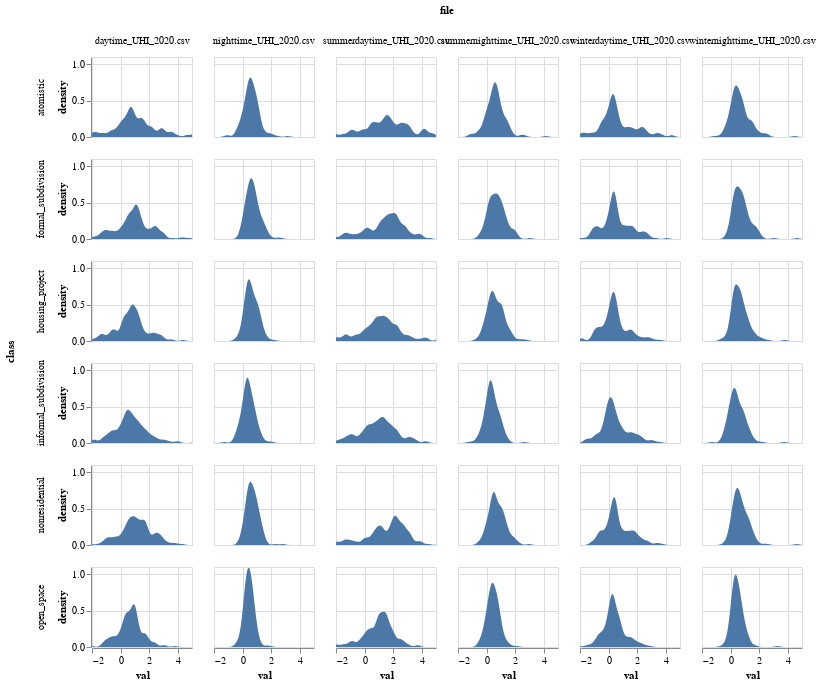

Notebook code for this chart:
### Code cell
alt.Chart(
    uhdf_country,
    width=100,
    height=80
).transform_density(
    'val',
    groupby=['class','file'],
    as_=['val', 'density'],
    extent=[-2, 5],
    bandwidth=0.2
).mark_area().encode(
    x="val:Q",
    y='density:Q',
).facet(
    row='class:N',
    column='file:N'
)

### Figure 1 — Vega-Lite specification as saved in the notebook (floating-point values rounded to 4 significant figures; data arrays with more than 128 entries replaced by an {"elided": "..."} marker saying what was removed)
{"config": {"view": {"continuousWidth": 300, "continuousHeight": 300}}, "data": {"name": "data-185875aa762676bfd0d89c62362a3581"}, "facet": {"column": {"field": "file", "type": "nominal"}, "row": {"field": "class", "type": "nominal"}}, "spec": {"mark": {"type": "area"}, "encoding": {"x": {"field": "val", "type": "quantitative"}, "y": {"field": "density", "type": "quantitative"}}, "height": 80, "transform": [{"density": "val", "bandwidth": 0.2, "extent": [-2, 5], "groupby": ["class", "file"], "as": ["val", "density"]}], "width": 100}, "$schema": "https://vega.github.io/schema/vega-lite/v5.14.1.json", "datasets": {"data-185875aa762676bfd0d89c62362a3581": {"elided": "5784 records"}}}
